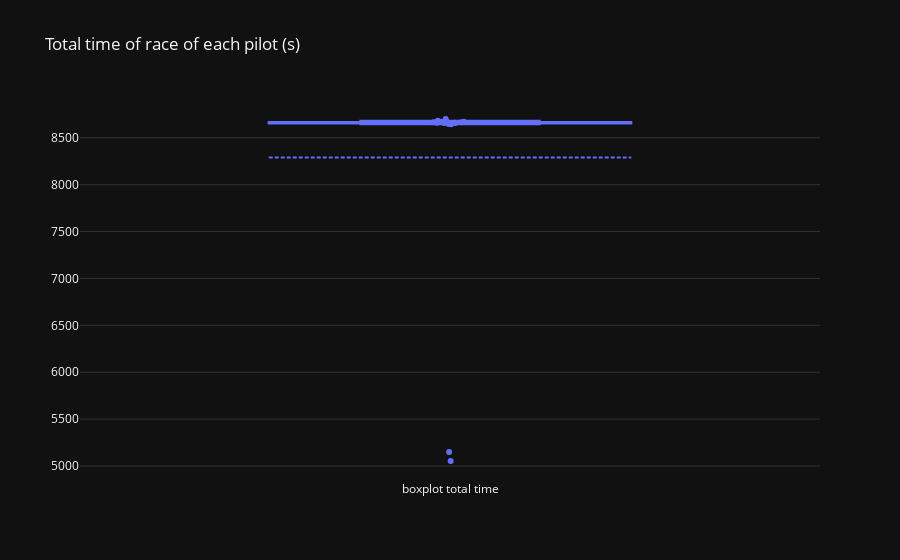

The code cell stored with this chart in its notebook:
### Code cell
fig = go.Figure(layout=go.Layout(title="Total time of race of each pilot (s)", template="plotly_dark"))
fig.add_trace(go.Box(y=last_gp["time"], name="boxplot total time", boxpoints="all", jitter=0.1, pointpos=0, boxmean=True, text=last_gp["pilot"]))

### Figure 1 — Plotly figure (JSON) as saved in the notebook; plotly's stock layout.template omitted (floating-point values rounded to 4 significant figures)
{"data": [{"boxmean": true, "boxpoints": "all", "jitter": 0.1, "name": "boxplot total time", "pointpos": 0, "text": ["dev", "ric", "ver", "alo", "gas", "per", "sai", "ham", "nor", "alb", "pia", "oco", "str", "hul", "law", "bot", "tsu", "mag", "rus", "zho", "lec", "sar"], "type": "box", "y": [5150.0, 5054.0, 8644.0, 8648.0, 8651.0, 8655.0, 8657.0, 8658.0, 8658.0, 8660.0, 8661.0, 8663.0, 8664.0, 8665.0, 8671.0, 8672.0, 8682.0, 8680.0, 8700.0, null, null, null]}], "layout": {"title": {"text": "Total time of race of each pilot (s)"}}}
